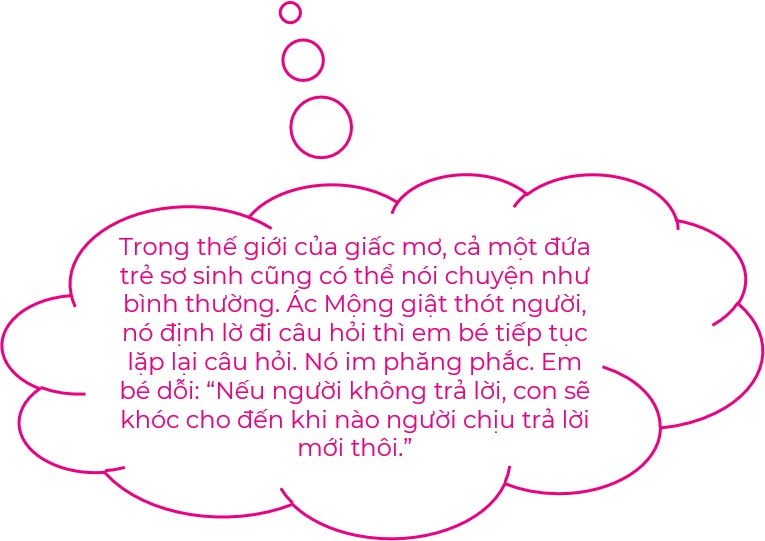
#> input picture scratch/slides_24_27/cloud_callout_s24_on_white.jpg, 765 x 541 px, given in place of image16.png, which was not available
$ python render_and_comp.py
#> lines starting #> are read from the running program, lines starting #| are printed output that depends on the picture; pictures that were not available may be replaced by others from this repository, and a replacement may not be noted
import cv2, numpy as np

def render_slide(slide_elements, bg_color):
    # Create 1920x1080 canvas
    # bg_color is hex e.g. #1a0d2e -> BGR: [0x2e, 0x0d, 0x1a]
#> called with bg_color = '#1a0d2e'
    r = int(bg_color[1:3], 16)
    g = int(bg_color[3:5], 16)
    b = int(bg_color[5:7], 16)
    canvas = np.full((1080, 1920, 3), [b, g, r], dtype=np.uint8)

    # Sort elements by zIndex
    sorted_els = sorted(slide_elements, key=lambda x: x.get('zIndex', 0))
    for el in sorted_els:
        media = el.get('media')
        if media:
            path = f'frontend/public/media/{media}'
            im = cv2.imread(path, cv2.IMREAD_UNCHANGED)
#> im is the input picture: shape (541, 765, 3); mean B, G, R 247.6, 241.5, 251.7
            if im is None:
                continue

            x = int(el['left'] * 1920 / 100)
            y = int(el['top'] * 1080 / 100)
            w = int(el['width'] * 1920 / 100)
            h = int(el['height'] * 1080 / 100)
            if w <= 0 or h <= 0:
                continue

            # resize im
            resized = cv2.resize(im, (w, h), interpolation=cv2.INTER_LINEAR)
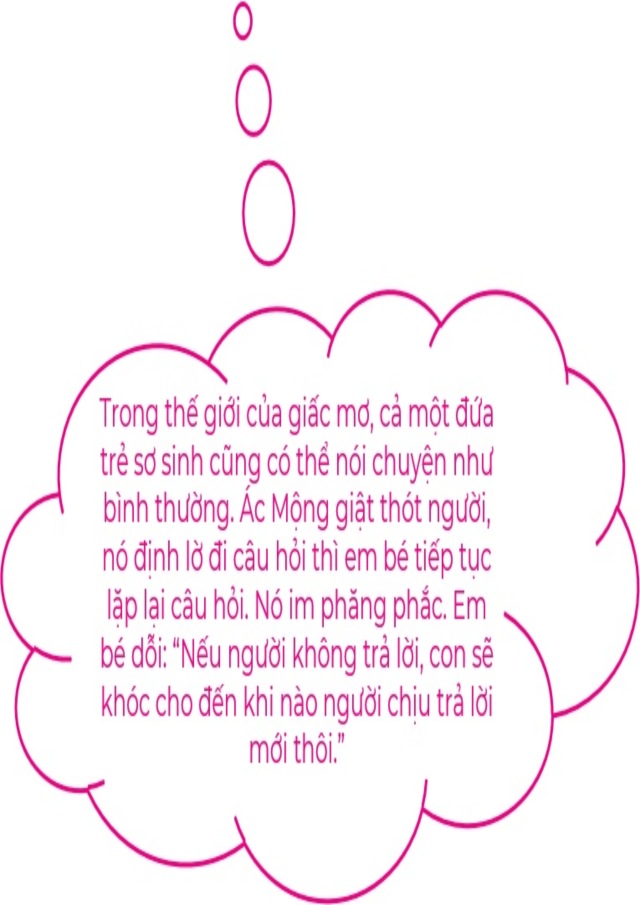
#> resized: shape (2715, 1920, 3) (shown at 1/3 size); mean B, G, R 247.6, 241.5, 251.7

            # alpha blend onto canvas
            # clip coords
            x1, y1 = max(0, x), max(0, y)
            x2, y2 = min(1920, x + w), min(1080, y + h)
            if x2 <= x1 or y2 <= y1:
                continue

            crop_rx1 = x1 - x
            crop_ry1 = y1 - y
            crop_rx2 = crop_rx1 + (x2 - x1)
            crop_ry2 = crop_ry1 + (y2 - y1)

            sub_res = resized[crop_ry1:crop_ry2, crop_rx1:crop_rx2]
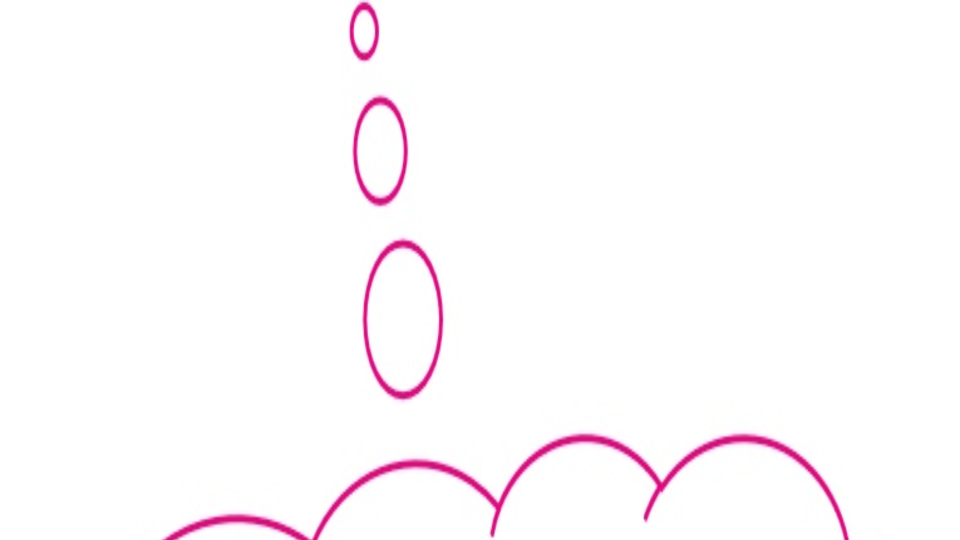
#> sub_res: shape (1080, 1920, 3) (shown at 1/2 size); mean B, G, R 252.5, 250.4, 254.1
            if sub_res.shape[2] == 4:
                alpha = sub_res[:, :, 3] / 255.0
                rgb = sub_res[:, :, :3]
                canvas_sub = canvas[y1:y2, x1:x2]
                canvas[y1:y2, x1:x2] = (rgb * alpha[:, :, None] + canvas_sub * (1 - alpha[:, :, None])).astype(np.uint8)
            else:
                canvas[y1:y2, x1:x2] = sub_res[:, :, :3]
#> pass 2 of the loop in render_slide, `for el in sorted_els:`:
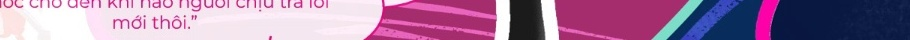
#> input picture scratch/slides_24_27/crop_vid_s24_bubble.jpg, 910 x 40 px, given in place of image21.png, which was not available
#> in render_slide, im is the input picture: shape (40, 910, 3); mean B, G, R 163.6, 126.6, 164.8
#> in render_slide, `resized = cv2.resize(im, (w, h), interpolation=cv2.INTER_LINEAR)`:
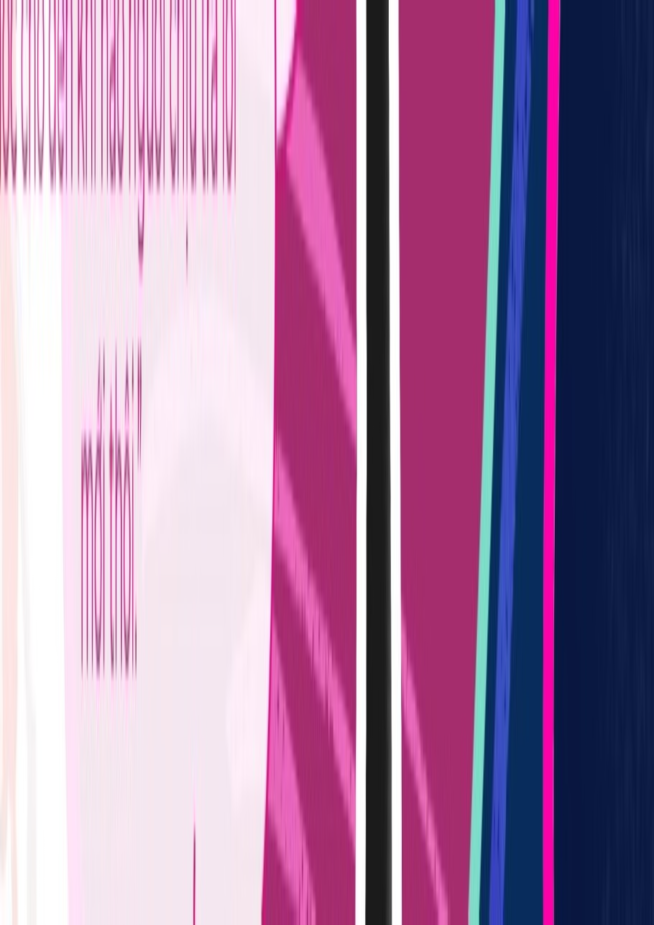
#> resized: shape (3699, 2616, 3) (shown at 1/4 size); mean B, G, R 163.6, 126.5, 164.7
#> in render_slide, `sub_res = resized[crop_ry1:crop_ry2, crop_rx1:crop_rx2]`:
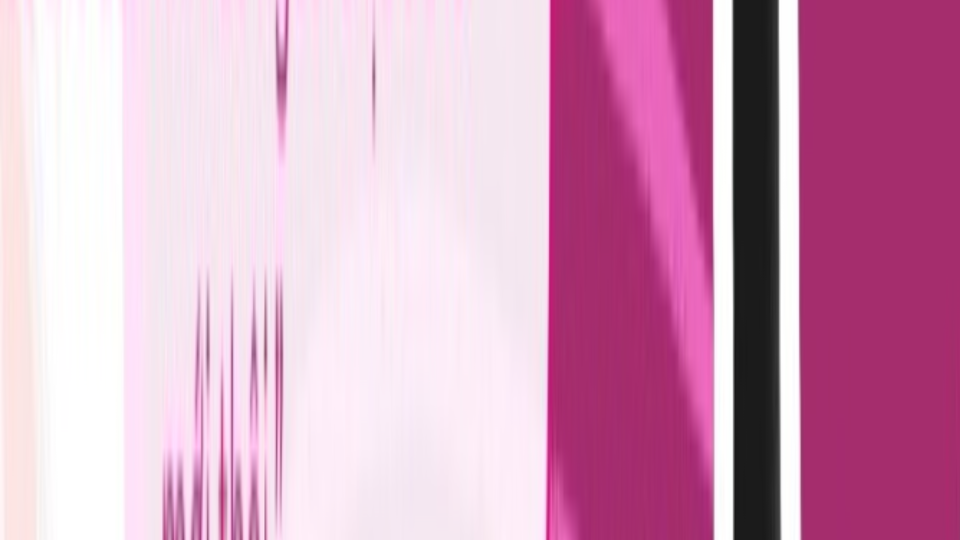
#> sub_res: shape (1080, 1920, 3) (shown at 1/2 size); mean B, G, R 190, 160.9, 212.4
#> pass 2 of the loop in render_slide, `for el in sorted_els:`:
    return canvas

# Current Slide 24 elements from slidesData.ts
s24_els = [
    {'media': 'image16.png', 'left': 0.0, 'top': 0.0, 'width': 100.0, 'height': 251.43, 'zIndex': 1},
    {'media': 'image21.png', 'left': 0.0, 'top': -75.72, 'width': 136.25, 'height': 342.58, 'zIndex': 7},
    {'media': 'image20.png', 'left': 40.88, 'top': 0.0, 'width': 37.81, 'height': 163.04, 'zIndex': 17},
    {'media': 'image27.png', 'left': 7.78, 'top': 4.49, 'width': 33.1, 'height': 59.92, 'zIndex': 18},
    {'media': 'cloud_callout_s24.png', 'left': 4.5, 'top': 48.0, 'width': 55.0, 'height': 44.0, 'zIndex': 30},
]

# Current Slide 25 elements from slidesData.ts
s25_els = [
    {'media': 'image16.png', 'left': 0.0, 'top': 0.0, 'width': 100.0, 'height': 251.43, 'zIndex': 1},
    {'media': 'image21.png', 'left': 0.0, 'top': -75.72, 'width': 136.25, 'height': 342.58, 'zIndex': 7},
    {'media': 'image20.png', 'left': 54.06, 'top': 3.88, 'width': 37.81, 'height': 163.04, 'zIndex': 17},
    {'media': 'cloud_callout_s25.png', 'left': 4.5, 'top': 50.0, 'width': 54.0, 'height': 43.0, 'zIndex': 30},
    {'media': 'image28.png', 'left': 0.0, 'top': -92.49, 'width': 49.05, 'height': 123.33, 'zIndex': 14},
    {'media': 'image20_baby.png', 'left': 2.15, 'top': 3.88, 'width': 36.58, 'height': 62.05, 'zIndex': 15},
    {'media': 'image29.png', 'left': 43.6, 'top': 69.84, 'width': 49.05, 'height': 123.33, 'zIndex': 21},
    {'media': 'text_s25_21.png', 'left': 3.0, 'top': 15.07, 'width': 16.23, 'height': 8.8, 'zIndex': 25},
    {'media': 'image30.png', 'left': 43.6, 'top': 70.0, 'width': 49.05, 'height': 123.33, 'zIndex': 23},
    {'media': 'image31.png', 'left': 64.36, 'top': 128.44, 'width': 23.74, 'height': 45.67, 'zIndex': 24},
]

c24 = render_slide(s24_els, '#1a0d2e')
c25 = render_slide(s25_els, '#1a0d2e')
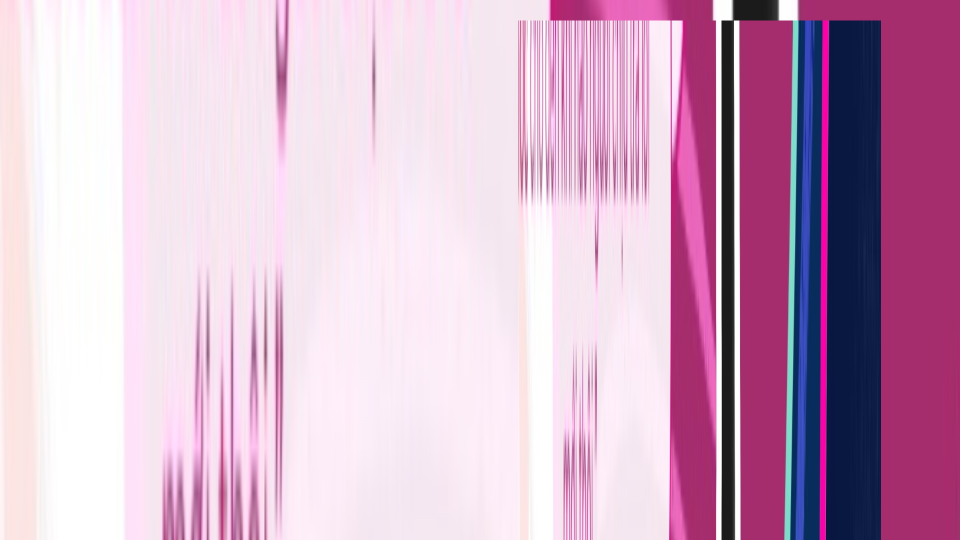
#> c25: shape (1080, 1920, 3) (shown at 1/2 size); mean B, G, R 200.1, 174.4, 209.9

cv2.imwrite('scratch/slides_24_27/rendered_s24.jpg', c24)
cv2.imwrite('scratch/slides_24_27/rendered_s25.jpg', c25)

# Save side-by-side comparison for 24 and 25
v24 = cv2.imread('scratch/slides_24_27/vid_s24_1080.jpg')
v25 = cv2.imread('scratch/slides_24_27/vid_s25_1080.jpg')
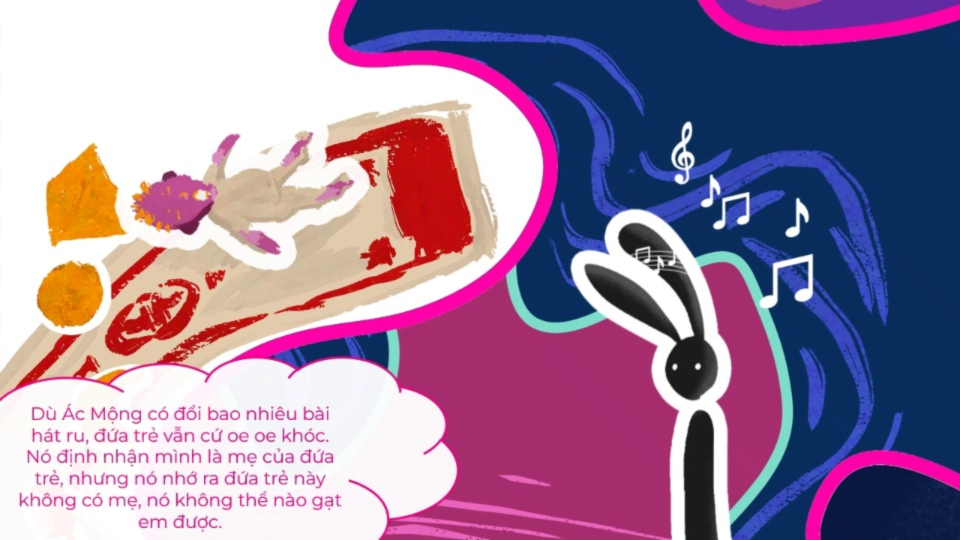
#> input picture scratch/slides_24_27/vid_s25_1080.jpg, 1920 x 1080 px, found by its file name (shown at 1/2 size)
#> v25 is the input picture: shape (1080, 1920, 3); mean B, G, R 158, 128.5, 154.3

#> (the run stopped early here; a loop or call above may not have finished)
